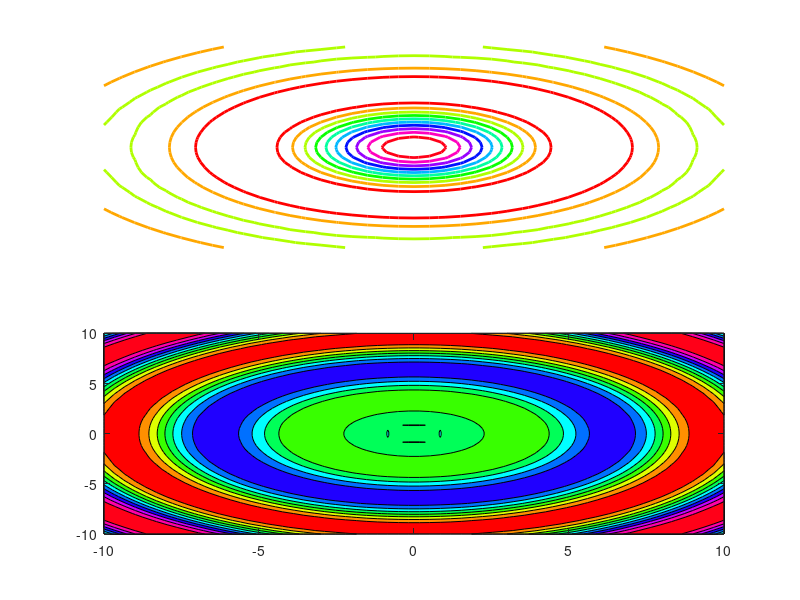

Write the MATLAB code that produced this figure.
%{
SEC4.5.M

Material de apoio do livro "Computação científica com GNU Octave".
Exemplos da seção 4.5, capítulo 4, "Produzindo gráficos no Octave".

* Autor: Alexandre 'Jaguar' Fioravante de Siqueira
* Editora: Casa do Código
* Contato: http://www.programandociencia.com/sobre/
           http://www.casadocodigo.com.br/
* Fórum de discussão: http://groups.google.com/d/forum/compcieoctave
* Material de apoio: http://goo.gl/VnnAnF

* Para citar esse material, por favor utilize a referência abaixo:
SIQUEIRA, A.F. Computação científica com GNU Octave. São Paulo: 
Casa do Código, 2015. xxx p.

Este programa é um software livre; você pode redistribuí-lo e/ou 
modificá-lo dentro dos termos da Licença Pública Geral GNU como 
publicada pela Fundação do Software Livre (FSF); na versão 3 da 
Licença, ou qualquer versão posterior.

Este programa é distribuído na esperança de que possa ser útil, 
mas SEM NENHUMA GARANTIA; sem uma garantia implícita de ADEQUAÇÃO
a qualquer MERCADO ou APLICAÇÃO EM PARTICULAR. Veja a
Licença Pública Geral GNU para maiores detalhes.

Você deve ter recebido uma cópia da Licença Pública Geral GNU junto
com este programa. Se não, veja <http://www.gnu.org/licenses/>.
%}


%% A função mesh()
% #1
comp = 1:5
area = meshgrid(comp)

% #2
vetor = [1 2 3 4 5];
[area_x,area_y] = meshgrid(vetor)

% #3
vet1 = [1 2 3 4 5];
vet2 = [-1 -2 -3 -4 -5];
[area_x,area_y] = meshgrid(vet1,vet2)

% #4
grade = linspace(-8,8,41);
[xx,yy] = meshgrid(grade);
zz = sin(sqrt(xx.^2 + yy.^2)) ./ sqrt(xx.^2 + yy.^2);
mesh(xx,yy,zz,'linewidth',2)

% Nota 1
[xx,yy,zz] = sombrero(41);
mesh(xx,yy,zz,'linewidth',2)

% #5
grade = linspace(-3,3,49);
[xx,yy] = meshgrid(grade);
zz = 3*(1-xx).^2.*exp(-xx.^2 - (yy+1).^2) ...
    - 10*(xx./5 - xx.^3 - yy.^5).*exp(-xx.^2-yy.^2) ...
    - 1/3.*exp(-(xx+1).^2 - yy.^2);
meshc(xx,yy,zz,'linewidth',2)

% Nota 2
[xx,yy,zz] = peaks(49);
meshc(xx,yy,zz,'linewidth',2)


%% A função surf()
% #1
grade = linspace(-5,5,41);
[xx,yy] = meshgrid(grade);
zz = sin(sqrt(xx.^2 + yy.^2)) .* sqrt(xx.^2 + yy.^2);
surf(xx,yy,zz)
colormap('hsv')

% #2
grade = linspace(-2,2,40);
[xx,yy] = meshgrid(grade);
zz = exp(cos(xx.^2 + yy.^2)); % .* sqrt(xx.^2 + yy.^2);
surfc(xx,yy,zz)
shading interp


%% A função contour()
% #1
subplot(211)
[xx,yy,zz] = sombrero(41);
contour(xx,yy,zz,'linewidth',2)
axis off
subplot(212)
[xx,yy,zz] = peaks(49);
contour(xx,yy,zz,'linewidth',2)

% #2
grade = linspace(-10,10,60);
[xx,yy] = meshgrid(grade);
zz = cos(sqrt(xx.^2 + yy.^2)) .* sqrt(xx.^2 + yy.^2);
contourf(xx,yy,zz)
